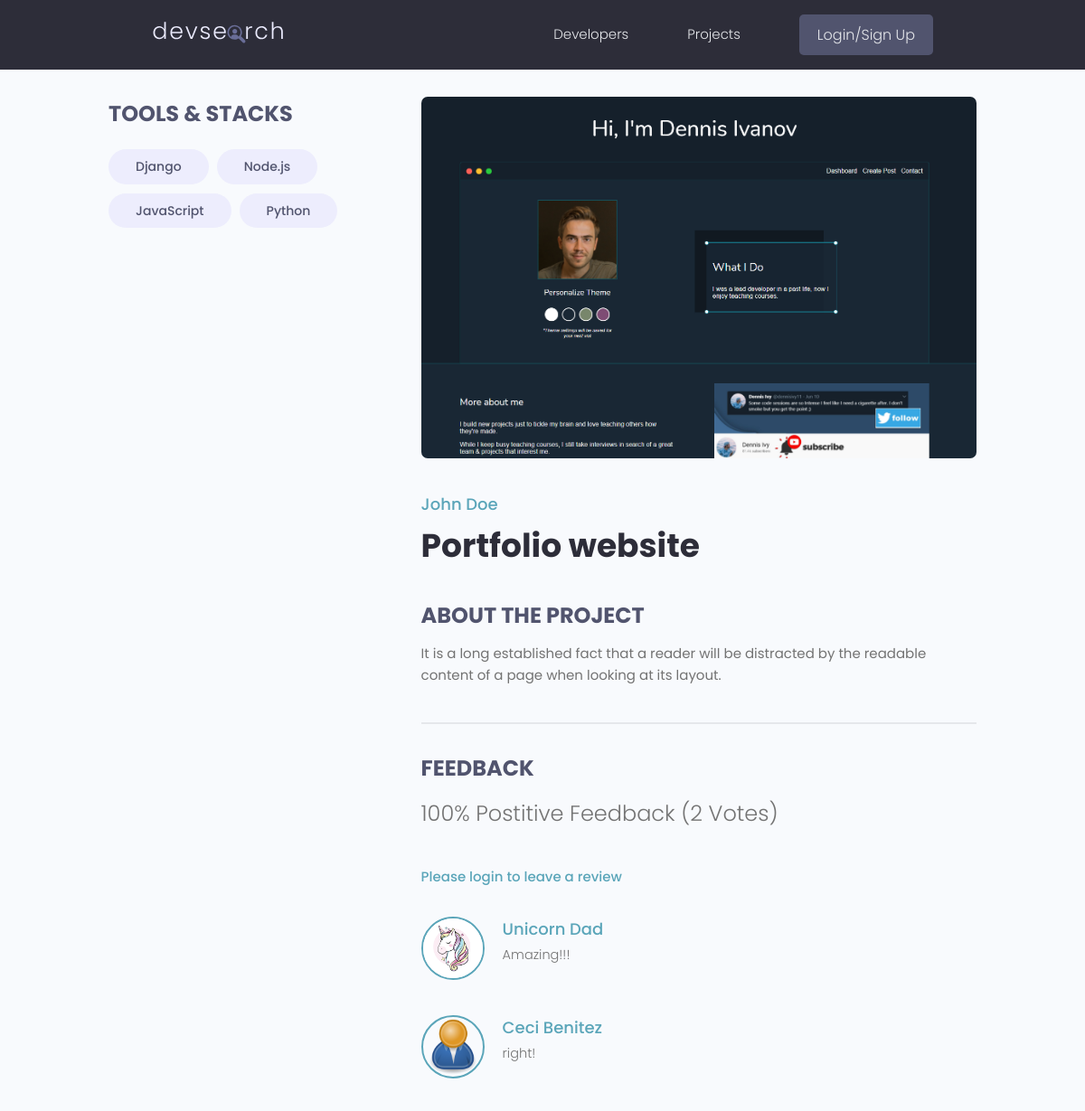
The app's page /projects/project/0bf07765-48b2-469e-8b91-ad494ba1f7fe with its own data.
### projects/models.py (models this page shows, shortened)
class Tag(models.Model):
    name = models.CharField(max_length=200)
    created = models.DateTimeField(auto_now_add=True)
    id = models.UUIDField(default=uuid.uuid4, unique=True, primary_key=True, editable=False)
    def __str__(self):
        return self.name

class Project(models.Model):
    owner = models.ForeignKey(Profile, null=True, blank=True, on_delete=models.SET_NULL)
    title = models.CharField(max_length=200)
    description = models.TextField(null=True, blank=True)
    featured_image = models.ImageField(null=True, blank=True, default="default.jpg")
    demo_link = models.CharField(max_length=2000, null=True, blank=True)
    source_link = models.CharField(max_length=2000, null=True, blank=True)
    tags = models.ManyToManyField("Tag", blank=True)
    vote_total = models.IntegerField(default=0, null=True, blank=True)
    vote_ratio = models.IntegerField(default=0, null=True, blank=True)
    created = models.DateTimeField(auto_now_add=True)
    id = models.UUIDField(default=uuid.uuid4, unique=True, primary_key=True, editable=False)
    class Meta:
        ordering = ["-vote_ratio", "-vote_total", "title"]
    @property
    def reviewers(self):
        queryset = self.review_set.all().values_list("owner__id", flat=True)
        return queryset

class Review(models.Model):
    VOTE_TYPE = (
        ("up", "Up Vote"),
        ("down", "Down Vote")
    )
    owner = models.ForeignKey(Profile, on_delete=models.CASCADE, null=True, blank=True)
    project = models.ForeignKey(Project, on_delete=models.CASCADE)
    body = models.TextField(null=True, blank=True)
    value = models.CharField(max_length=200, choices=VOTE_TYPE)
    created = models.DateTimeField(auto_now_add=True)
    id = models.UUIDField(default=uuid.uuid4, unique=True, primary_key=True, editable=False)
    class Meta:
        unique_together = [["owner", "project"]]

### users/models.py (models this page shows, shortened)
class Profile(models.Model):
    user = models.OneToOneField(User, on_delete=models.CASCADE, null=True, blank=True)
    name = models.CharField(max_length=200, null=True, blank=True)
    email = models.EmailField(max_length=500, null=True, blank=True)
    username = models.CharField(max_length=200, null=True, blank=True)
    location = models.CharField(max_length=200, null=True, blank=True)
    short_intro = models.CharField(max_length=200, null=True, blank=True)
    bio = models.TextField(null=True, blank=True)
    profile_image = models.ImageField(null=True, blank=True, upload_to="profiles/", default="profiles/user-default.png")
    social_github = models.CharField(max_length=200, null=True, blank=True)
    social_twitter = models.CharField(max_length=200, null=True, blank=True)
    social_linkedin = models.CharField(max_length=200, null=True, blank=True)
    social_youtube = models.CharField(max_length=200, null=True, blank=True)
    social_website = models.CharField(max_length=200, null=True, blank=True)
    created = models.DateTimeField(auto_now_add=True)
    id = models.UUIDField(default=uuid.uuid4, unique=True, primary_key=True, editable=False)

### projects/views.py (the view, shortened to what this page needs)
# urls.py: path('project/<str:pk>', views.project, name="project"),
def project(request, pk):
    projectObj = Project.objects.get(id=pk)
    form = ReviewForm()
    return render(request, 'projects/single-project.html', {"project": projectObj, "form": form})

### projects/templates/projects/single-project.html (shortened to what this page needs)
{% extends 'main.html' %} {% block content %}
  <main class="singleProject my-md">
    <div class="container">
      <div class="layout">
        <div class="column column--1of3">
          <h3 class="singleProject__subtitle">Tools & Stacks</h3>
          <div class="singleProject__toolStack">
            {% for tag in project.tags.all %}
            <span class="tag tag--pill tag--sub tag--lg">
              <small>{{tag}}</small>
            </span>
            {% endfor %}
          </div>
        </div>
        <div class="column column--2of3">
          <img class="singleProject__preview" src="{{project.featured_image.url}}" alt="portfolio thumbnail" />
          <a href="profile.html" class="singleProject__developer">{{project.owner.name}}</a>
          <h2 class="singleProject__title">{{project.title}}</h2>
          <h3 class="singleProject__subtitle">About the Project</h3>
          <div class="singleProject__info">
           {{project.description}}
          </div>
          <div class="comments">
            <h3 class="singleProject__subtitle">Feedback</h3>
            <h5 class="project--rating">
              {{project.vote_ratio}}% Postitive Feedback ({{project.vote_total}} Vote{{project.vote_total|pluralize:"s"}})
            </h5>
            {% if request.user.profile.id in project.reviewers %}
                <p>You have already voted for this project</p>
                {% elif request.user.profile == project.owner %}
                <p>You can't review your own work</p>
                {% else %}
                <a href="{% url 'login' %}?next={{request.path}}">Please login to leave a review</a>
            {% endif %}
            <div class="commentList">
              {% for review in project.review_set.all %}
              {% if review.body %}
              <div class="comment">
                <a href="{% url 'user-profile' review.owner.id %}">
                  <img class="avatar avatar--md" src="{{review.owner.profile_image.url}}" alt="user" />
                </a>
                <div class="comment__details">
                  <a href="{% url 'user-profile' review.owner.id %}" class="comment__author">{{review.owner.name}}</a>
                  <p class="comment__info">
                    {{review.body|linebreaksbr}}
                  </p>
                </div>
              </div>
              {% endif %}
              {% endfor %}
            </div>
          </div>
        </div>
      </div>
    </div>
  </main>
{% endblock content %}

### static/styles/app.css (style rules this page uses)
:root { --color-sub: #2d2d39; }
img { width: 100%; }
.singleProject .column--1of3 { order: 2; }
@media screen and (min-width: 1081px) { .singleProject .column--1of3 { order: 1; } }
@media screen and (min-width: 1081px) { .singleProject .column--2of3 { order: 2; } }
.singleProject__toolStack { margin-top: 2rem; margin-bottom: 4rem; }
.singleProject__preview { height: 50vh; object-fit: cover; object-position: top center; margin-bottom: 3rem; border-radius: 0.7rem; }
.singleProject__developer { font-size: 1.8rem; font-weight: 500; }
.singleProject__title { font-size: 3.6rem; font-weight: 700; color: var(--color-sub); margin-bottom: 3rem; }
.project--rating { margin-bottom: 1.6em; margin-top: 0.5em; }
.singleProject__subtitle { text-transform: uppercase; font-size: 2.4rem; font-weight: 700; color: var(--color-sub-light); margin-bottom: 1rem; }
.comments { margin-top: 4rem; padding-top: 3rem; border-top: 2px solid var(--color-light); }
.commentList { margin: 3rem 0; }
.comment { display: flex; gap: 2rem; }
.comment:not(:last-child) { margin-bottom: 3rem; }
.comment__author { font-size: 1.8rem; }
.comment__info { font-size: 1.45rem; }

### static/uikit/styles/modules/_variables.css (style rules this page uses)
:root { --color-main: #5aa5b9; --color-main-light: #e6faff; --color-sub: #3f4156; --color-sub-light: #51546e; --color-sub-lighter: #ededfd; --color-text: #737373; --color-gray: #8b8b8b; --color-light: #e5e7eb; --color-light-gray: #767676; --color-bg: #f8fafd; --color-white: #fffefd; --color-white-light: #f3f3f3; --color-success: #359e64; --color-success-bg: #def8e8; --color-error: #fc4b0b; --color-error-bg: #fff2ee; --font-base: 'Poppins', arial, helvetica, 'Segoe UI', roboto, ubuntu, sans-serif; --font-monospace: 'Fira Code', 'Courier New', courier, monospace; --font-regular: 300; --font-medium: 500; --font-bold: 700; --generic-shadow: 1px 1px 5px #00000010; --generic-transition: all 0.3s ease-in-out; }

### static/uikit/styles/modules/_base.css (style rules this page uses)
* { margin: 0; padding: 0; box-sizing: border-box; text-rendering: optimizeLegibility; color: inherit; font-size: inherit; }
html { font-size: 50%; }
@media only screen and (min-width: 480px) { html { font-size: 56.25%; } }
@media only screen and (min-width: 1200px) { html { font-size: 62.5%; } }
body { line-height: 1.6; font-weight: 400; font-size: 1.5rem; color: var(--color-text); background-color: var(--color-bg); min-height: 100vh; }

### static/uikit/styles/modules/_typography.css (style rules this page uses)
* { font-family: var(--font-base); }
h2 { font-size: 3.6rem; font-weight: var(--font-bold); }
h3 { font-size: 3.2rem; font-weight: var(--font-medium); }
h5 { font-size: 2.4rem; font-weight: var(--font-medium); }
h5, h6 { font-weight: var(--font-regular); }
p, span, strong { font-size: 1.6rem; color: var(--color-text); font-weight: var(--font-regular); }
a { padding-bottom: 2px; text-decoration: none; display: inline-block; color: var(--color-main); font-weight: var(--font-medium); }

### static/uikit/styles/modules/_utilities.css (style rules this page uses)
.container { width: 92%; max-width: 165rem; margin: 0 auto; box-sizing: border-box; }
@media screen and (min-width: 1000px) { .container { width: 90%; } }
@media screen and (min-width: 1200px) { .container { width: 80%; } }
.my-md { margin: 3rem auto; }

### static/uikit/styles/modules/_avatar.css (style rules this page uses)
.avatar { border-radius: 50%; border: 2px solid var(--color-main); object-fit: cover; }
.avatar--md { height: 7rem; width: 7rem; }

### static/uikit/styles/modules/_tag.css (style rules this page uses)
.tag { display: inline-block; align-items: center; background-color: var(--color-sub); height: -webkit-fit-content; height: -moz-fit-content; height: fit-content; width: -webkit-fit-content; width: -moz-fit-content; width: calc(fit-content + 60px); border-radius: 0.5rem; padding: 0.5rem 1.5rem; font-size: 1.2rem; cursor: pointer; }
.tag:not(:last-child) { margin-right: 0.25rem; margin-bottom: 0.75rem; }
.tag > small { color: var(--color-white); }
.tag--pill { border-radius: 5rem; }
.tag--sub, .tag--sub > small { background: var(--color-sub-lighter); color: var(--color-sub-light); font-weight: 500; }
.tag--lg { padding: 0.8rem 3rem; font-size: 1.4rem; }
.tag--lg:not(:last-child) { margin-right: 0.5rem; margin-bottom: 1rem; }

### static/uikit/styles/modules/_layout.css (style rules this page uses)
.layout { display: flex; flex-flow: row wrap; justify-content: space-between; }
.layout > .column { margin-bottom: 3rem; }
.layout > .column.column--1of3 { flex-basis: 30%; }
.layout > .column.column--2of3 { flex-basis: 64%; }

### records on screen
Tag: name "Django"
Tag: name "Node.js"
Tag: name "JavaScript"
Tag: name "Python"
Project: featured_image (picture), owner.name "John Doe", title "Portfolio website", description "It is a long established fact that a reader will be distracted by the readable content of a page when looking at its layout.", vote_ratio "100", vote_total "2"
Review: owner.profile_image (picture), owner.name "Unicorn Dad", body "Amazing!!!"
Review: owner.profile_image (placeholder picture), owner.name "Ceci Benitez", body "right!"
